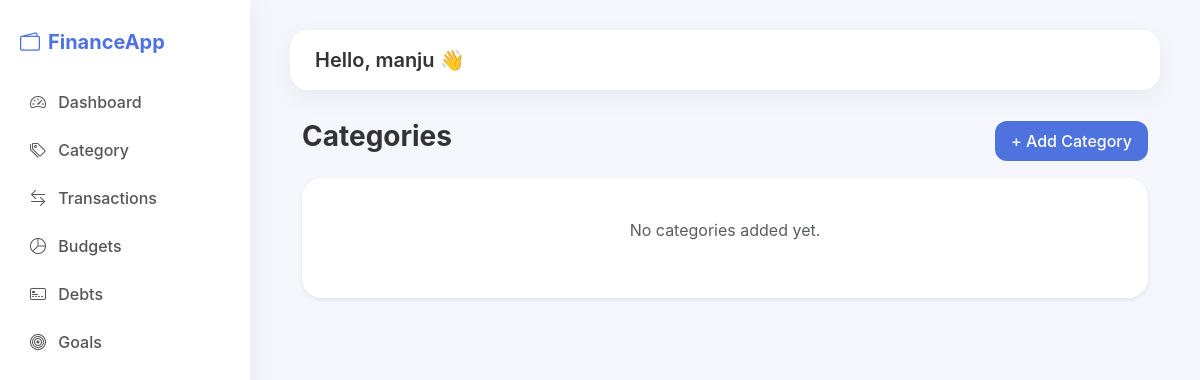
Page /categories/ (signed in) on the earlier database version.
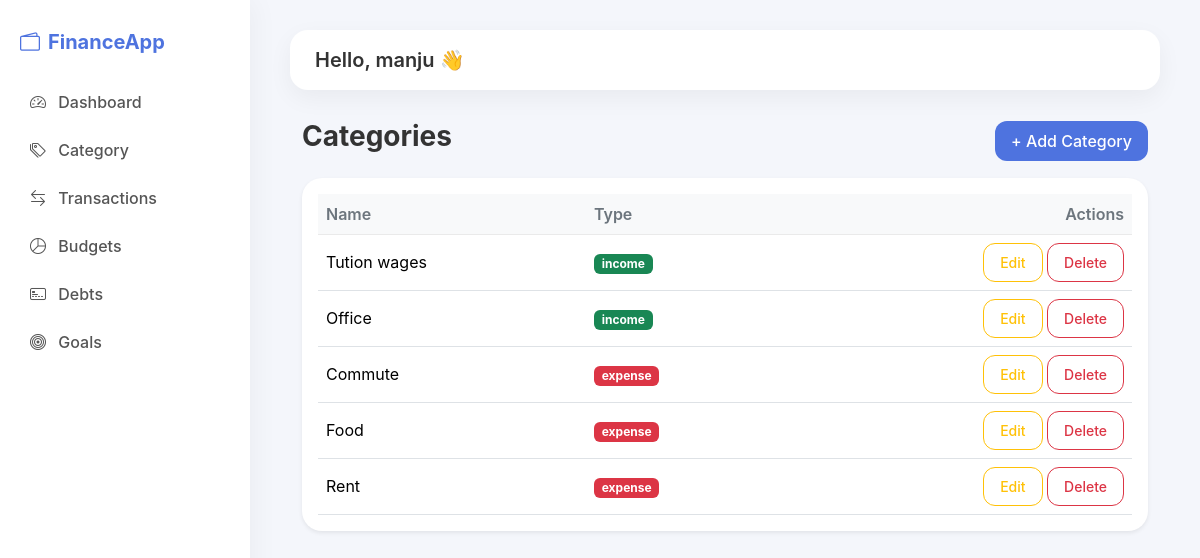
Same page on the later database version.
### fintrack_app/models.py (models this page shows, shortened)
class TimeStampModel(models.Model):
    created_at = models.DateTimeField(auto_now_add=True)
    updated_at = models.DateTimeField(auto_now=True)
    class Meta:
        abstract = True

class Category(TimeStampModel):
    CATEGORY_TYPE = (
        ("income", "Income"),
        ("expense", "Expense"),
    )
    user = models.ForeignKey(User, on_delete=models.CASCADE)
    name = models.CharField(max_length=50)
    category_type = models.CharField(max_length=10, choices=CATEGORY_TYPE)

### fintrack_app/views.py (the view)
# urls.py: path('categories/', views.CategoryListView.as_view(), name='category-list'),
class CategoryListView(UserBaseView, ListView):
    model = Category
    template_name = 'fintrack_app/category/category_list.html'
    context_object_name = 'categories'

### fintrack_app/views.py (called while the page is built)
    def get_queryset(self):
        return self.model.objects.filter(user=self.request.user)

### templates/fintrack_app/category/category_list.html
{% extends "fintrack_app/base.html" %}
{% block content %}
<div class="container mt-4">
    <div class="d-flex justify-content-between align-items-center mb-3">
        <h3 class="fw-bold">Categories</h3>
        <a href="{% url 'category-add' %}" class="btn btn-primary">
            + Add Category
        </a>
    </div>
    <div class="card shadow-sm">
        <div class="card-body">
            {% if categories %}
            <div class="table-responsive">
                <table class="table table-hover align-middle">
                    <thead class="table-light">
                        <tr>
                            <th>Name</th>
                            <th>Type</th>
                            <th class="text-end">Actions</th>
                        </tr>
                    </thead>
                    <tbody>
                        {% for category in categories %}
                        <tr>
                            <td>{{ category.name }}</td>
                            <td>
                               <span class="badge
                                {% if category.category_type|upper == 'INCOME' %}
                                    bg-success
                                {% else %}
                                    bg-danger
                                {% endif %}">
                                {{ category.category_type }}
                            </span>
                            </td>
                            <td class="text-end">
                                <a href="{% url 'category-edit' category.pk %}"
                                   class="btn btn-sm btn-outline-warning">
                                    Edit
                                </a>
                                <a href="{% url 'category-delete' category.pk %}"
                                   class="btn btn-sm btn-outline-danger">
                                    Delete
                                </a>
                            </td>
                        </tr>
                        {% endfor %}
                    </tbody>
                </table>
            </div>
            {% else %}
                <div class="text-center py-4">
                    <p class="text-muted">No categories added yet.</p>
                </div>
            {% endif %}
        </div>
    </div>
</div>
{% endblock %}

### templates/fintrack_app/base.html (shortened to what this page needs)
{% load static %}
<!DOCTYPE html>
<html lang="en">
<head>
    <link href="https://cdn.jsdelivr.net/npm/bootstrap-icons@1.11.3/font/bootstrap-icons.css" rel="stylesheet">
    <link href="{% static 'css/bootstrap.min.css' %}" rel="stylesheet">
    <link href="{% static 'css/style.css' %}" rel="stylesheet">
</head>
<body>
<div class="app-layout">
    <aside class="sidebar">
    <h4 class="logo">
        <i class="bi bi-wallet2 me-2"></i>FinanceApp
    </h4>
    <ul class="nav flex-column mt-4">
        <li>
            <a href="{% url 'dashboard' %}" class="nav-link">
                <i class="bi bi-speedometer2 me-2"></i> Dashboard
            </a>
        </li>
        <li>
            <a href="{% url 'category-list' %}" class="nav-link">
                <i class="bi bi-tags me-2"></i> Category
            </a>
        </li>
        <li>
            <a href="{% url 'transaction-list'%}" class="nav-link">
                <i class="bi bi-arrow-left-right me-2"></i> Transactions
            </a>
        </li>
        <li>
            <a href="#" class="nav-link">
                <i class="bi bi-pie-chart me-2"></i> Budgets
            </a>
        </li>
        <li>
            <a href="#" class="nav-link">
                <i class="bi bi-credit-card-2-front me-2"></i> Debts
            </a>
        </li>
        <li>
            <a href="#" class="nav-link">
                <i class="bi bi-bullseye me-2"></i> Goals
            </a>
        </li>
    </ul>
</aside>
    <main class="main-content">
        <div class="topbar">
            <div>
                <h5 class="mb-0">Hello, {{ request.user.username }} 👋</h5>
            </div>
        </div>
        <div class="content-wrapper">
            {% block content %}{% endblock %}
        </div>
    </main>
</div>
</body>
</html>

### static/css/style.css (style rules this page uses)
body { margin: 0; padding: 0; background: #f4f6fb; font-family: 'Inter', sans-serif; color: #333; }
a { text-decoration: none; }
h5 { font-weight: 600; }
.app-layout { display: flex; min-height: 100vh; }
.sidebar { width: 250px; background: #ffffff; padding: 30px 20px; box-shadow: 5px 0 25px rgba(0,0,0,0.04); position: fixed; height: 100%; }
.logo { font-weight: 700; font-size: 20px; color: #4e73df; }
.sidebar .nav-link { color: #555; padding: 12px 10px; border-radius: 12px; font-weight: 500; transition: background 0.2s ease, color 0.2s ease; }
.main-content { margin-left: 250px; flex: 1; padding: 30px 40px; }
.topbar { background: white; padding: 18px 25px; border-radius: 18px; box-shadow: 0 8px 25px rgba(0,0,0,0.05); margin-bottom: 30px; }
.card { border: none !important; border-radius: 20px !important; box-shadow: 0 8px 30px rgba(0,0,0,0.05); transition: box-shadow 0.2s ease; }
.table { margin-bottom: 0; }
.table thead th { font-weight: 600; color: #6c757d; border-bottom: 1px solid #eaeaea; }
.table td { vertical-align: middle; }
.btn { border-radius: 12px; font-weight: 500; padding: 8px 16px; transition: background 0.2s ease, box-shadow 0.2s ease; }
.btn-primary { background: #4e73df; border: none; }

Differences in the rows shown:
added Category: name "Tution wages", category_type "income"
added Category: name "Office", category_type "income"
added Category: name "Commute", category_type "expense"
added Category: name "Food", category_type "expense"
added Category: name "Rent", category_type "expense"
Other differences:
text no longer shown: "No categories added yet."
text now shown: "Name Type Actions"
